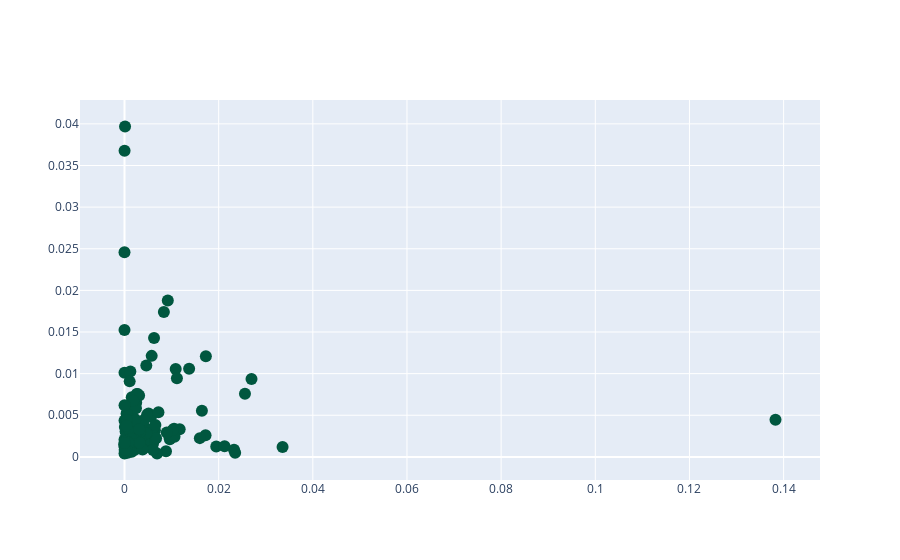

The notebook cell this image was saved under:
### Code cell
plot_actor_analysis_plotly(df_list[5])

### Figure 1 — Plotly figure (JSON) as saved in the notebook; plotly's stock layout.template omitted (floating-point values rounded to 4 significant figures; data arrays with more than 128 entries replaced by an {"elided": "..."} marker saying what was removed)
{"data": [{"marker": {"color": "#00573f", "size": 12}, "mode": "markers", "text": {"elided": "186 str values"}, "type": "scatter", "x": {"elided": "186 float values"}, "y": {"elided": "186 float values"}}], "layout": {"autosize": true, "xaxis": {"autorange": true, "range": [-0.009038, 0.1473], "type": "linear"}, "yaxis": {"autorange": true, "range": [-0.00321, 0.0433], "type": "linear"}}}
